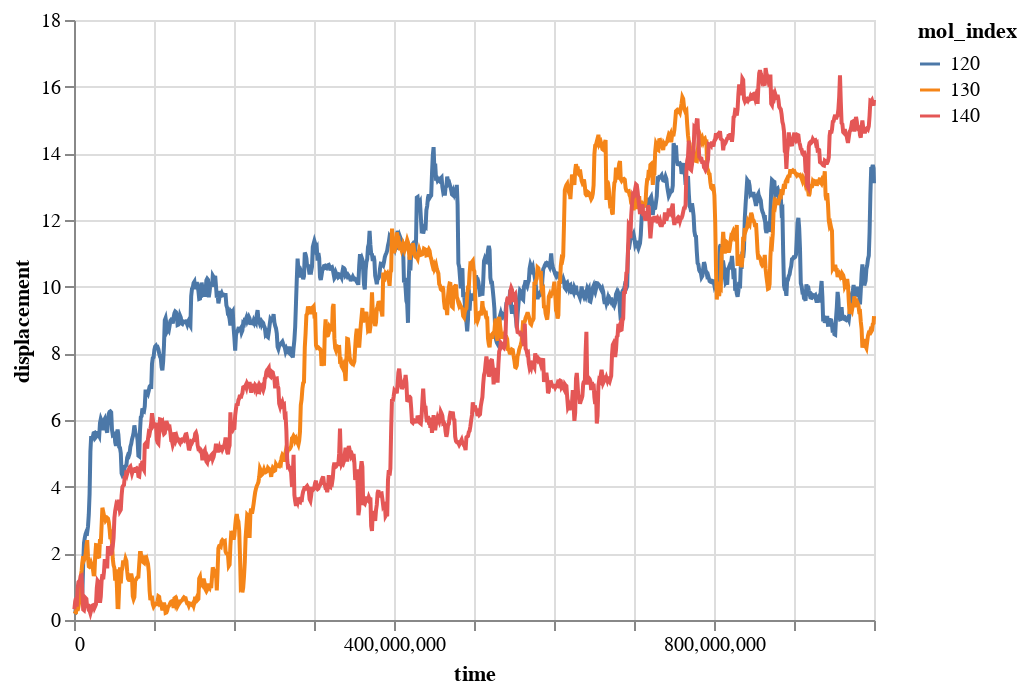

The code cell stored with this chart in its notebook:
### Code cell
alt.Chart(df_fast_groups.mean().reset_index(drop=True)).mark_line().encode(
    x='time',
    y='displacement',
    color='mol_index:N'
)

### Figure 1 — Vega-Lite specification as saved in the notebook (floating-point values rounded to 4 significant figures; data arrays with more than 128 entries replaced by an {"elided": "..."} marker saying what was removed)
{"$schema": "https://vega.github.io/schema/vega-lite/v2.6.0.json", "config": {"view": {"height": 300, "width": 400}}, "data": {"name": "data-faae1f92f0e7352f0df9dc0639669d4f"}, "datasets": {"data-faae1f92f0e7352f0df9dc0639669d4f": {"elided": "3003 records"}}, "encoding": {"color": {"field": "mol_index", "type": "nominal"}, "x": {"field": "time", "type": "quantitative"}, "y": {"field": "displacement", "type": "quantitative"}}, "mark": "line"}
